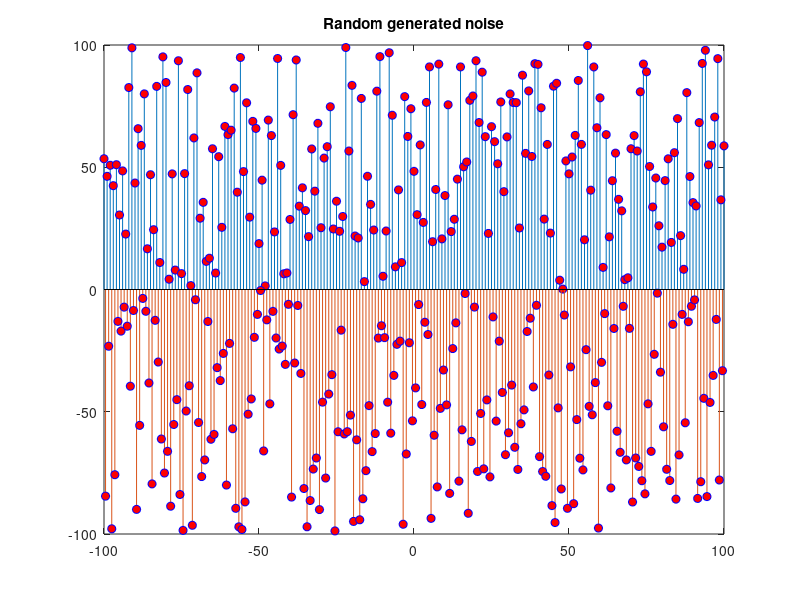

The MATLAB source for this figure:
%HOMEWORK GAUSSIAN NUMBERS
clc
clear all; %#ok
close all;
n = -1000:1000;
x = rand(size(n));
x = 100*x;
figure
stem(n,x, 'markerfacecolor', 'r', 'markeredgecolor', 'b', 'markersize', 6);
hold on
axis([-100 100 -100 100])
n = n+0.5;
y = -100*rand(size(n));
stem(n,y,'markersize', 6, 'markeredgecolor', 'b', 'markerfacecolor', 'r');
title('Random generated noise')
hold off;